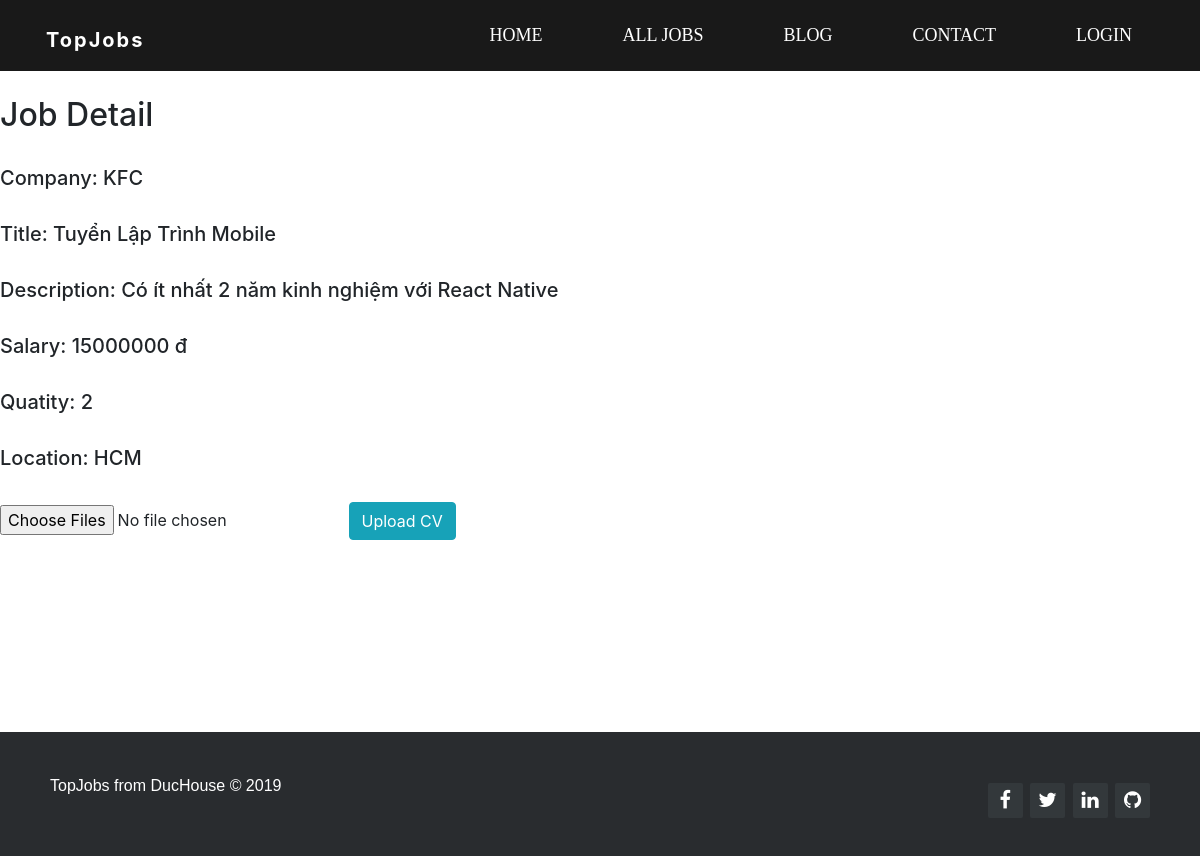
Page /src/JobDetail.php?id_post=7 on the committed database.
### tables this page shows
CREATE TABLE `post` (
  `id_post` int(11) NOT NULL,
  `name_company` varchar(50) NOT NULL,
  `title` varchar(50) NOT NULL,
  `description` varchar(100) NOT NULL,
  `salary` int(11) NOT NULL,
  `quatity` int(11) NOT NULL,
  `image` varchar(50) NOT NULL,
  `status` varchar(4) NOT NULL,
  `confirm` varchar(4) NOT NULL,
  `location` varchar(50) NOT NULL,
  `id_user` int(11) NOT NULL,
  `countview` int(11) NOT NULL
);

### src/JobDetail.php (the view, shortened to what this page needs)
<?php
require_once('../Config/db.php');
?>
<!DOCTYPE html>
<html lang="en">
<head>
  <link rel="stylesheet" href="https://maxcdn.bootstrapcdn.com/bootstrap/4.3.1/css/bootstrap.min.css">
  <link rel="stylesheet" href="https://cdnjs.cloudflare.com/ajax/libs/uikit/3.0.3/css/uikit.min.css" />
  <link href="https://maxcdn.bootstrapcdn.com/font-awesome/4.7.0/css/font-awesome.min.css" rel="stylesheet"
>
  <link rel="stylesheet" href="../css/style.css" />
</head>
<body>
<?php require_once ('./NavBar.php'); ?>
<br/><br/><br/><br/>
<div class = "uk-container">
<h2 class="uk-heading-divider">Job Detail</h2>
<?php
    $id_post = $_GET['id_post'];
      $sql = mysqli_query($conn,"select * from post where id_post = '$id_post'");
      while ($result = mysqli_fetch_array($sql)) {
          ?>
            <br/>
            <h5>Company: <?= $result['name_company'] ?> </h5>
            <br/>
            <h5>Title: <?= $result['title'] ?> </h5>
            <br/>
            <h5>Description: <?= $result['description'] ?> </h5>
            <br/>
            <h5>Salary: <?= $result['salary'] ?> đ </h5>
            <br/>
            <h5>Quatity: <?= $result['quatity'] ?> </h5>
            <br/>
            <h5>Location: <?= $result['location'] ?> </h5>
            <br/>
            <form enctype="multipart/form-data" method = "post" action ="">
                <div class="uk-margin" uk-margin>
                    <input  type="file" multiple  name = "cv" id = "cv">
                    <input class="btn btn-info" name = "submit" type="submit" value = "Upload CV" />
                </div>
            </form>
          <?php
      }
?>
</div>
<br/><br/><br/><br/><br/><br/><br/><br/>
<?php require_once ('./Footer.php'); ?>
</body>
</html>

### rows in the picture
post: name_company "KFC", title "Tuyển Lập Trình Mobile", description "Có ít nhất 2 năm kinh nghiệm với React Native", salary "15000000", quatity "2", location "HCM"
